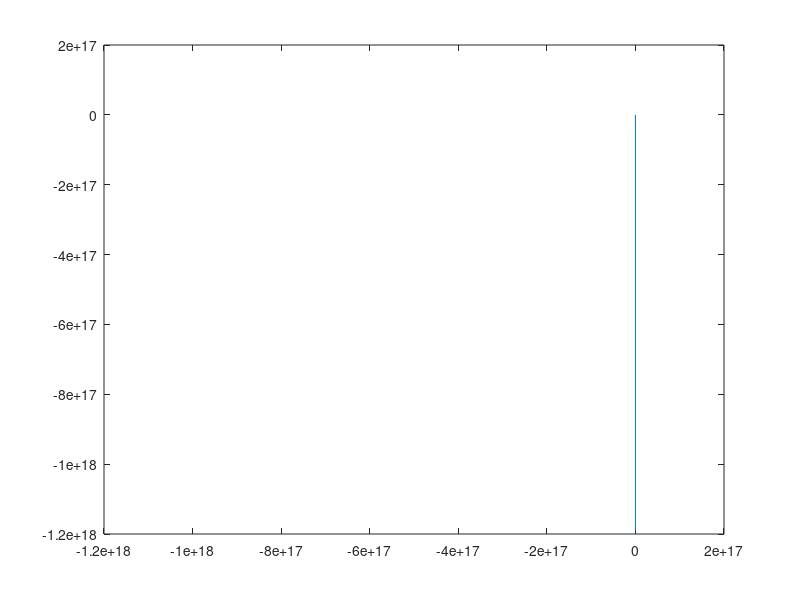

Write MATLAB code to recreate this figure.
%This program will generate fractals of the form Y=Z^n+C where Z is complex. WARNING TO USER:Run times greater than 1 second will cause stack overflow errors
clear
clc
%Prompt user inputs
timer=input('Enter run time in seconds:  ');
C=input('Enter the C in the Equation Y=Z^n+C:  ');
n=input('Enter the n in the equation Y=Z^n+C:  ');
m=input('Enter the m in the equation Z=X^m+(X*i)^l:  ');
l=input('Enter the l in the equation Z=X^m+(X*i)^l:  ');
%Begin timer
tic
A=toc;
%initialize loop
i=0;
x(1)=0;
while A<timer
    i=i+1;
    Z(i)=x(i)^m+(x(i)*sqrt(-1))^l;
    y(i)=Z(i)^n+C;
    x(i+1)=y(i);
    A=toc;
end
%Assume the following line to match array sizes to plot
y(i+1)=y(i);

plot(real(x),real(y))